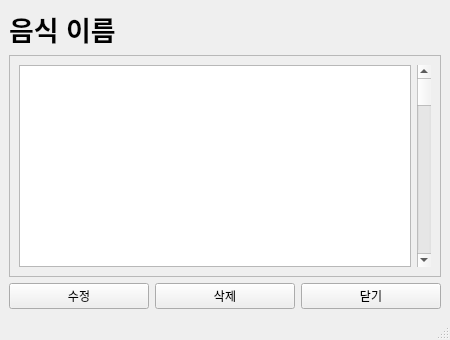
<?xml version="1.0" encoding="UTF-8"?>
<ui version="4.0">
 <class>Recipe</class>
 <widget class="QMainWindow" name="Recipe">
  <property name="windowModality">
   <enum>Qt::NonModal</enum>
  </property>
  <property name="geometry">
   <rect>
    <x>0</x>
    <y>0</y>
    <width>450</width>
    <height>340</height>
   </rect>
  </property>
  <property name="windowTitle">
   <string>Recipe</string>
  </property>
  <widget class="QWidget" name="centralwidget">
   <layout class="QVBoxLayout" name="verticalLayout">
    <item>
     <widget class="QLabel" name="FoodNameLable">
      <property name="font">
       <font>
        <pointsize>20</pointsize>
        <bold>true</bold>
       </font>
      </property>
      <property name="text">
       <string>음식 이름</string>
      </property>
     </widget>
    </item>
    <item>
     <widget class="QScrollArea" name="scrollArea">
      <property name="widgetResizable">
       <bool>true</bool>
      </property>
      <widget class="QWidget" name="scrollAreaWidgetContents">
       <property name="geometry">
        <rect>
         <x>0</x>
         <y>0</y>
         <width>430</width>
         <height>225</height>
        </rect>
       </property>
       <layout class="QHBoxLayout" name="horizontalLayout_2">
        <item>
         <widget class="QTextEdit" name="RecipeTextArea">
          <property name="readOnly">
           <bool>true</bool>
          </property>
         </widget>
        </item>
        <item>
         <widget class="QScrollBar" name="verticalScrollBar">
          <property name="orientation">
           <enum>Qt::Vertical</enum>
          </property>
         </widget>
        </item>
       </layout>
      </widget>
     </widget>
    </item>
    <item>
     <layout class="QHBoxLayout" name="horizontalLayout">
      <item>
       <widget class="QPushButton" name="EditButton">
        <property name="text">
         <string>수정</string>
        </property>
       </widget>
      </item>
      <item>
       <widget class="QPushButton" name="DeleteButton">
        <property name="text">
         <string>삭제</string>
        </property>
       </widget>
      </item>
      <item>
       <widget class="QPushButton" name="CloseButton">
        <property name="text">
         <string>닫기</string>
        </property>
       </widget>
      </item>
     </layout>
    </item>
   </layout>
  </widget>
  <widget class="QStatusBar" name="statusbar"/>
 </widget>
 <resources/>
 <connections/>
</ui>
